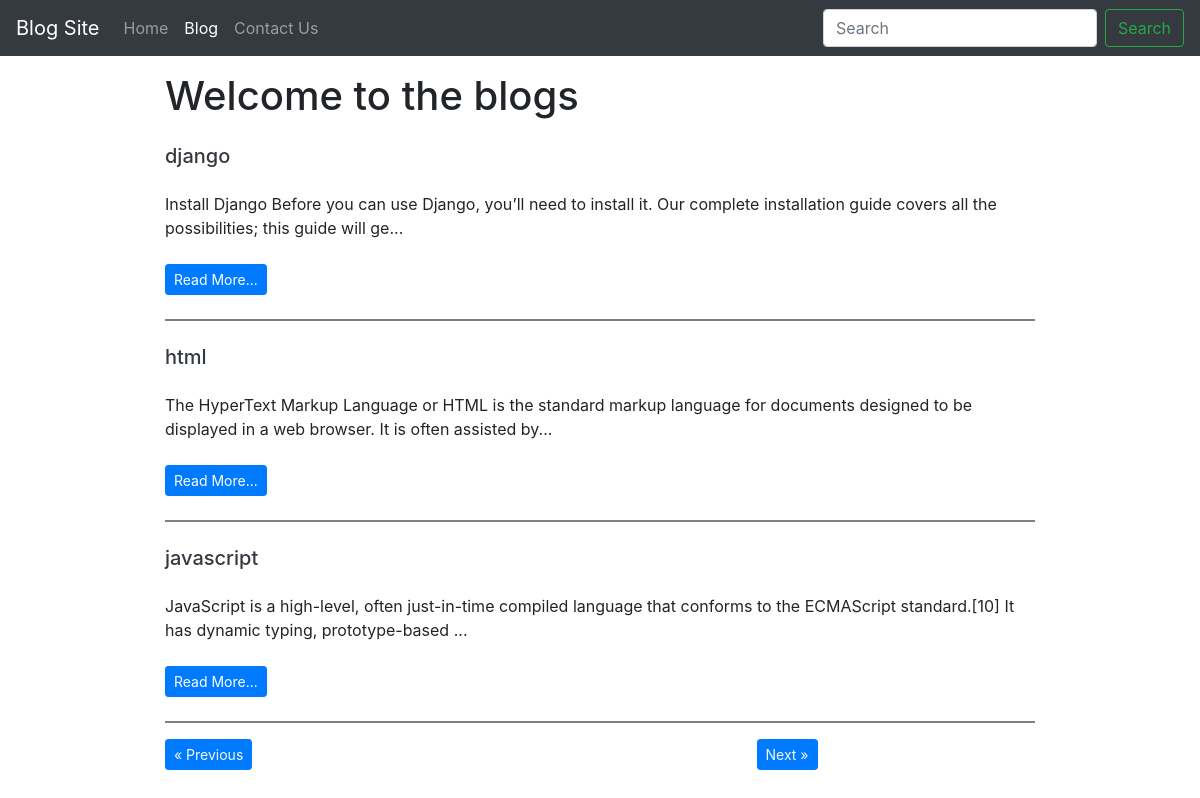
Screenshot of /blog/ with the database file from the repository.
### blog/models.py (models this page shows, shortened)
class BlogObj(models.Model):
    sr_no = models.AutoField(primary_key=True)
    title = models.CharField(max_length=200)
    short_desc = models.CharField(max_length=200, default="")
    content = models.TextField()
    slug = models.CharField(max_length=100)
    date = models.DateTimeField(auto_now_add=True)

### blog/views.py (the view)
# urls.py: 2. Add a URL to urlpatterns:  path('blog/', include('blog.urls'))
def blog(request):
    no_of_posts = 3
    page = request.GET.get('page')
    if page is None:
        page = 1
    else:
        page = int(page)
    print(page)
    blogs = BlogObj.objects.all()
    length =  len(blogs)
    print(length)
    blogs = blogs[(page-1)*no_of_posts:page*no_of_posts]
    if page > 1:
        prev = page - 1
    else:
        prev = None
    if page<(math.ceil(length/no_of_posts)):
        nxt = page + 1
    else:
        nxt = None
    print(prev,nxt)
    context = {'blogs':blogs, 'prev':prev, 'nxt':nxt}
    return render(request, 'blog.html', context)

### templates/blog.html (shortened to what this page needs)
{% extends 'base.html' %}
{% block blogactive %}active{% endblock blogactive %}
{% block body %}
<div class="container w-75">
<h1 class="my-3">Welcome to the blogs</h1>
    {% for blog in blogs %}
    <div class="my-4">
      <h5 class="mt-0"> <a class="text-dark text-decoration-none" href="/blogpost/{{ blog.slug }}"> {{ blog.title }}</a></h5>
      <div class="my-4 ">
          {{ blog.short_desc|slice:150 }}...
        </div>
        <div>
          <a href="/blogpost/{{ blog.slug }}" class="text-dark"><button type="button" class="btn btn-sm btn-primary">Read More...</button></a>
        </div>
      </div>
     <hr>
    {% endfor %}
    <div class="my-3 w-75">
      {% if prev %}
      <button  type="button" class="btn btn-primary  btn-sm"> <a class="text-light" href="/blog?page={{prev}}">&laquo; Previous</a> </button>
      {% else %}
      <button  type="button" class="btn   btn-primary btn-sm"> <a class="text-light" href="#">&laquo; Previous</a> </button>
      {% endif %}
      {% if nxt %}
      <button  type="button" class="btn btn-primary float-right btn-sm"> <a class="text-light" href="/blog?page={{nxt}}">Next &raquo;</a> </button>
      {% else %}
      <button  type="button" class="btn float-right  btn-primary btn-sm"> <a class="text-light" href="#">Next &raquo; </a> </button>
      {% endif %}
    </div>
</div>
{% endblock body %}

### templates/base.html (shortened to what this page needs)
<!doctype html>
<html lang="en">
  <head>
    <link rel="stylesheet" href="https://cdn.jsdelivr.net/npm/bootstrap@4.3.1/dist/css/bootstrap.min.css">
  </head>
  <body>
    <nav class="navbar navbar-expand-lg navbar-dark bg-dark">
        <a class="navbar-brand" href="/home">Blog Site</a>
        <div class="collapse navbar-collapse" id="navbarSupportedContent">
          <ul class="navbar-nav mr-auto">
            <li class="nav-item">
              <a class="nav-link {% block homeactive %}{% endblock homeactive %}" href="/home">Home <span class="sr-only">(current)</span></a>
            </li>
            <li class="nav-item">
              <a class="nav-link {% block blogactive %}{% endblock blogactive %}" href="/blog">Blog</a>
            </li>
            <li class="nav-item">
              <a class="nav-link {% block contactactive %}{% endblock contactactive %}" href="/contact">Contact Us</a>
            </li>
          </ul>
          <form action="/search" method="get" class="form-inline my-2  my-lg-0">
            <input class="form-control mr-sm-2" type="search" placeholder="Search" aria-label="Search">
            <button class="btn btn-outline-success my-2 my-sm-0" type="submit">Search</button>
          </form>
        </div>
      </nav>
{% block body %}{% endblock body %}
  </body>
</html>

### templates/blog.html (style rules this page uses)
hr { height:2px; border-width:0; color:gray; background-color:gray; }

### rows the page displays
BlogObj: title "django", short_desc "Install Django Before you can use Django, you’ll need to install it. Our complete installation guide covers all the possibilities; this guide will ge"
BlogObj: title "html", short_desc "The HyperText Markup Language or HTML is the standard markup language for documents designed to be displayed in a web browser. It is often assisted by"
BlogObj: title "javascript", short_desc "JavaScript is a high-level, often just-in-time compiled language that conforms to the ECMAScript standard.[10] It has dynamic typing, prototype-based"
